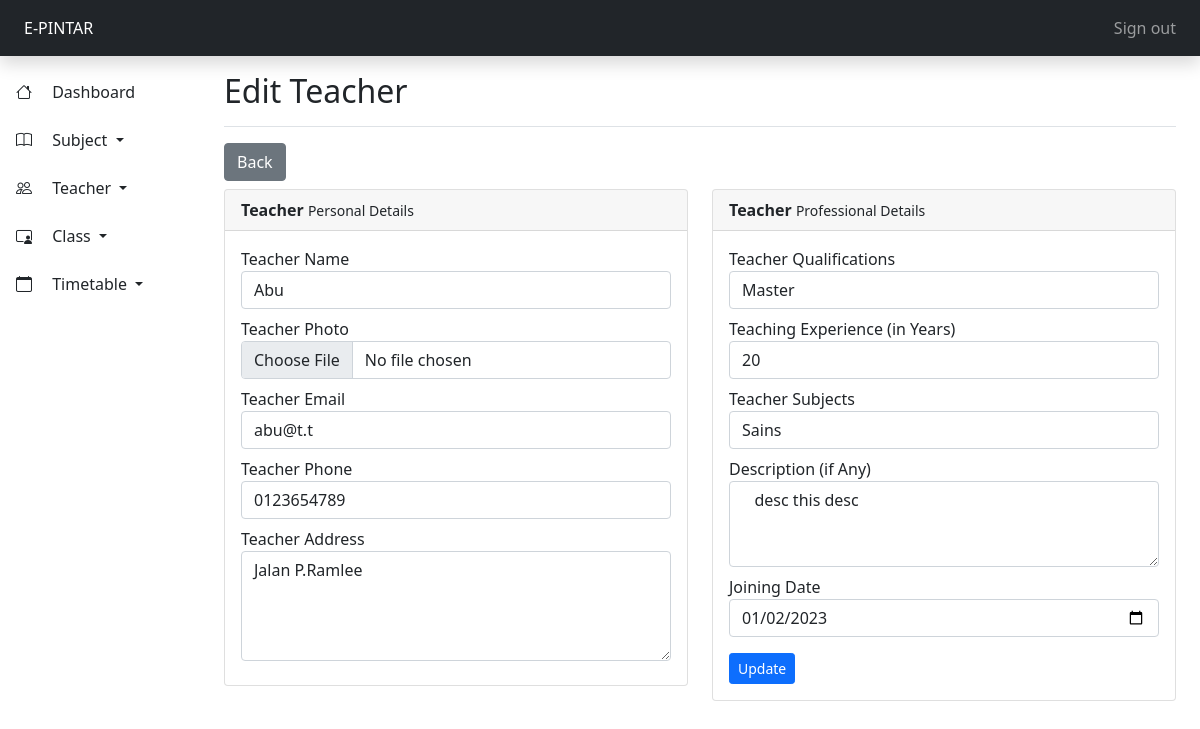
The app's page /admin/teacher-edit.php?teacher_id=1 (signed in) with its own data.
### tables this page shows
CREATE TABLE `teachers` (
  `id` int(11) NOT NULL,
  `name` varchar(255) NOT NULL,
  `photo` varchar(255) NOT NULL,
  `email` varchar(255) NOT NULL,
  `phone` varchar(255) NOT NULL,
  `address` text NOT NULL,
  `qualification` varchar(255) NOT NULL,
  `experience` varchar(255) NOT NULL,
  `subject_id` int(11) NOT NULL,
  `description` varchar(255) NOT NULL,
  `created` varchar(255) NOT NULL,
  `password` varchar(255) NOT NULL DEFAULT 'password',
  `status` varchar(255) NOT NULL DEFAULT 'not public'
);

CREATE TABLE `subjects` (
  `id` int(11) NOT NULL,
  `name` varchar(255) NOT NULL,
  `code` varchar(255) NOT NULL
);

### config/include.php (called while the page is built, shortened)
<?php
function route($path)
{
    return $_ENV['URL_PATH'] . $path;
}

### admin/controller/controller.php (called while the page is built, shortened)
<?php
$conn = mysqli_connect($_ENV['DB_HOST'], $_ENV['DB_USERNAME'], $_ENV['DB_PASSWORD'], $_ENV['DB_DATABASE']);
function mysqlj($query)
{
    global $conn;
    return mysqli_query($conn, $query);
}
function getSubjects()
{
    $results = array();
    $query = "SELECT * FROM subjects";
    $result = mysqlj($query);
    if ($result->num_rows > 0) {
        while ($row = mysqli_fetch_assoc($result)) {
            $results[] = $row;
        }
    }
    return $results;
}
function getTeacher($id)
{
    $query = "SELECT * FROM teachers WHERE id=$id";
    $result = mysqlj($query);
    return mysqli_fetch_assoc($result);
}

### admin/teacher-edit.php (the view, shortened to what this page needs)
<?php
include('../config/include.php');
include(asset('admin/controller/controller.php'));
$teacher = getTeacher($_GET['teacher_id']);
$subjects = getSubjects();
?>
<html lang="en">
<head>
    <link rel="stylesheet" href="https://cdn.jsdelivr.net/npm/bootstrap-icons@1.10.3/font/bootstrap-icons.css">
    <link rel="stylesheet" type="text/css" href="<?= route('css/style.css') ?>">
</head>
<body>
    <header class="navbar navbar-dark bg-dark flex-md-nowrap p-0 shadow p-2">
        <a class="navbar-brand col-md-3 col-lg-2 me-0 px-3 fs-6" href="<?= route('admin/') ?>"><?= $_ENV['APP_NAME'] ?></a>
        <div class="navbar-nav">
            <div class="nav-item text-nowrap">
                <a class="nav-link px-3" href="<?= route('admin/index.php?logout=1') ?>">Sign out</a>
            </div>
        </div>
    </header>
    <div class="container-fluid">
        <div class="row">
            <?php include(asset('admin/inc/sidebar.php')) ?>
            <main class="col-md-9 ms-sm-auto col-lg-10 px-md-4">
                <div class="d-flex justify-content-between flex-wrap flex-md-nowrap align-items-center pt-3 pb-2 mb-3 border-bottom">
                    <h1 class="h2">Edit Teacher</h1>
                </div>
                <a href="<?= route('admin/teacher.php') ?>" class="btn btn-secondary mb-2">Back</a>
                <form method="post" enctype="multipart/form-data">
                    <div class="row">
                        <div class="col-lg-6">
                            <div class="card">
                                <div class="card-header"><strong>Teacher </strong><small> Personal Details </small></div>
                                <div class="card-body card-block">
                                    <div class="form-group mb-2">
                                        <label for="company" class=" form-control-label">Teacher Name</label>
                                        <input type="text" name="name" value="<?= $teacher['name'] ?>" class="form-control" required="true">
                                    </div>
                                    <div class="form-group mb-2">
                                        <label for="company" class=" form-control-label">Teacher Photo</label>
                                        <input type="file" name="photo" class="form-control" id="propic">
                                    </div>
                                    <div class="form-group mb-2">
                                        <label for="street" class=" form-control-label">Teacher Email</label>
                                        <input type="text" name="email" value="<?= $teacher['email'] ?>" class="form-control" required="true">
                                    </div>
                                    <div class="row form-group">
                                        <div class="col-12">
                                            <div class="form-group mb-2">
                                                <label for="city" class=" form-control-label">Teacher Phone</label>
                                                <input type="text" name="phone" value="<?= $teacher['phone'] ?>" class="form-control" required="true">
                                            </div>
                                        </div>
                                    </div>
                                    <div class="row form-group">
                                        <div class="col-12">
                                            <div class="form-group mb-2">
                                                <label for="city" class="form-control-label">Teacher Address</label>
                                                <textarea type="text" name="address" class="form-control" rows="4" cols="12" required="true"><?= $teacher['address'] ?></textarea>
                                            </div>
                                        </div>
                                    </div>
                                </div>
                            </div>
                        </div>
                        <div class="col-lg-6">
                            <div class="card">
                                <div class="card-header"><strong>Teacher </strong><small> Professional Details</small></div>
                                <div class="card-body card-block">
                                    <div class="row form-group">
                                        <div class="col-12">
                                            <div class="form-group mb-2">
                                                <label for="city" class=" form-control-label">Teacher Qualifications</label>
                                                <input type="text" name="qualification" value="<?= $teacher['qualification'] ?>" class="form-control" required="true">
                                            </div>
                                        </div>
                                    </div>
                                    <div class="row form-group">
                                        <div class="col-12">
                                            <div class="form-group mb-2">
                                                <label for="city" class=" form-control-label">Teaching Experience (in Years)</label>
                                                <input type="text" name="experience" value="<?= $teacher['experience'] ?>" class="form-control" required="true">
                                            </div>
                                        </div>
                                    </div>
                                    <div class="row form-group">
                                        <div class="col-12">
                                            <div class="form-group mb-2">
                                                <label for="city" class=" form-control-label">Teacher Subjects</label>
                                                <select type="text" name="subject" id="subject" value="" class="form-control" required="true">
                                                    <?php foreach ($subjects as $subject) { ?>
                                                        <option value="<?= $subject['id'] ?>" <?= $subject['id'] == $teacher['subject_id'] ? 'selected' : '' ?>><?= $subject['name'] ?></option>
                                                    <?php } ?>
                                                </select>
                                            </div>
                                        </div>
                                    </div>
                                    <div class="row form-group">
                                        <div class="col-12">
                                            <div class="form-group mb-2">
                                                <label for="city" class=" form-control-label">Description (if Any)</label>
                                                <textarea type="text" name="description" class="form-control" rows="3" cols="12" required="true"> <?= $teacher['description'] ?> </textarea>
                                            </div>
                                        </div>
                                        <div class="col-12">
                                            <div class="form-group mb-2">
                                                <label for="city" class=" form-control-label">Joining Date</label>
                                                <input type="date" name="created" value="<?= $teacher['created'] ?>" class="form-control" required="true">
                                            </div>
                                        </div>
                                        <div class="col-12 mt-2">
                                            <div class="form-group">
                                                <button type="submit" class="btn btn-primary btn-sm" name="submit" id="submit">Update</button>
                                            </div>
                                        </div>
                                    </div>
                                </div>
                            </div>
                        </div>
                    </div>
                </form>
            </main>
        </div>
    </div>
</body>
</html>

### records on screen
teachers: name "Abu", email "abu@t.t", phone "0123654789", address "Jalan P.Ramlee", qualification "Master", experience "20", subject "Sains", description "desc this desc", created "01/02/2023"

### other values on screen
$_ENV['APP_NAME'] "E-PINTAR"
